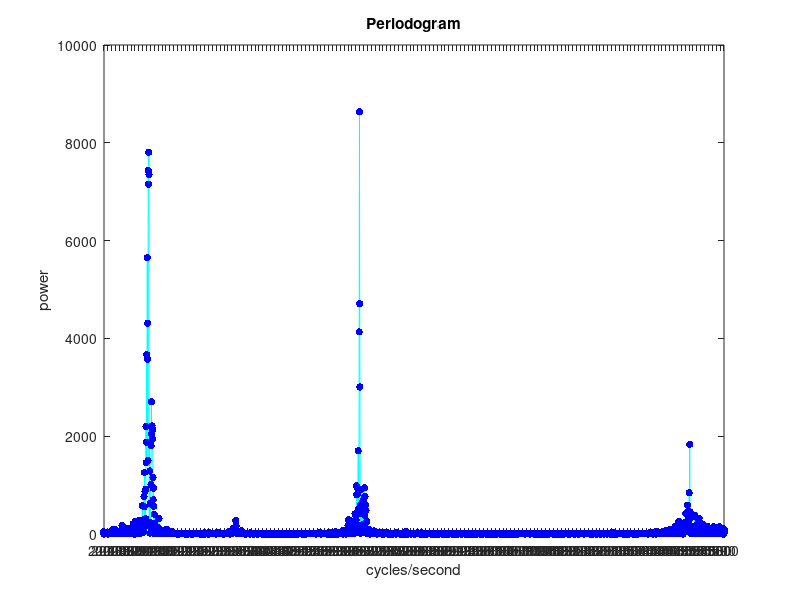

Here is the MATLAB script that generated this plot:
load train.mat

filename = 'train.mat';
myVars = {'y','Fs'};
S = load(filename, myVars{:});

Y = fft(y);
Y(1) = [0];

n = length(y);
pow = abs(Y(1:n/2)).^2;
pmax = 1e6;
f = (1:n/2)/n*Fs;
f = f';
plot([f; f],[0*pow; pow],'c-', f,pow,'b.','linewidth',2,'markersize',16)
axis([2000 3600 0 pmax/100])
xticks([2000:10:3600])
xlabel('cycles/second')
ylabel('power')
title('Periodogram')

